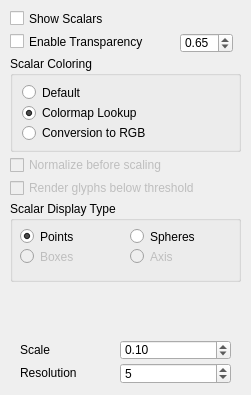
<?xml version="1.0" encoding="UTF-8"?>
<ui version="4.0">
 <class>ShowFieldGlyphsScalarTabDialog</class>
 <widget class="QWidget" name="ShowFieldGlyphsScalarTabDialog">
  <property name="geometry">
   <rect>
    <x>0</x>
    <y>0</y>
    <width>251</width>
    <height>395</height>
   </rect>
  </property>
  <property name="sizePolicy">
   <sizepolicy hsizetype="Expanding" vsizetype="Expanding">
    <horstretch>0</horstretch>
    <verstretch>0</verstretch>
   </sizepolicy>
  </property>
  <property name="minimumSize">
   <size>
    <width>250</width>
    <height>395</height>
   </size>
  </property>
  <property name="font">
   <font>
    <weight>50</weight>
    <bold>false</bold>
   </font>
  </property>
  <property name="windowTitle">
   <string>Secondary</string>
  </property>
  <widget class="QCheckBox" name="showScalarsCheckBox_">
   <property name="geometry">
    <rect>
     <x>10</x>
     <y>10</y>
     <width>161</width>
     <height>17</height>
    </rect>
   </property>
   <property name="sizePolicy">
    <sizepolicy hsizetype="Minimum" vsizetype="Fixed">
     <horstretch>0</horstretch>
     <verstretch>0</verstretch>
    </sizepolicy>
   </property>
   <property name="minimumSize">
    <size>
     <width>0</width>
     <height>0</height>
    </size>
   </property>
   <property name="text">
    <string>Show Scalars</string>
   </property>
  </widget>
  <widget class="QGroupBox" name="scalarDisplayTypeGroupBox_">
   <property name="geometry">
    <rect>
     <x>10</x>
     <y>201</y>
     <width>231</width>
     <height>81</height>
    </rect>
   </property>
   <property name="title">
    <string>Scalar Display Type</string>
   </property>
   <widget class="QRadioButton" name="scalarsAsPointsRButton_">
    <property name="geometry">
     <rect>
      <x>10</x>
      <y>25</y>
      <width>101</width>
      <height>21</height>
     </rect>
    </property>
    <property name="text">
     <string>Points</string>
    </property>
    <property name="checked">
     <bool>true</bool>
    </property>
   </widget>
   <widget class="QRadioButton" name="scalarsAsSpheresRButton_">
    <property name="geometry">
     <rect>
      <x>120</x>
      <y>25</y>
      <width>101</width>
      <height>21</height>
     </rect>
    </property>
    <property name="text">
     <string>Spheres</string>
    </property>
   </widget>
   <widget class="QRadioButton" name="scalarsAsBoxesRButton_">
    <property name="enabled">
     <bool>false</bool>
    </property>
    <property name="geometry">
     <rect>
      <x>10</x>
      <y>45</y>
      <width>101</width>
      <height>21</height>
     </rect>
    </property>
    <property name="text">
     <string>Boxes</string>
    </property>
   </widget>
   <widget class="QRadioButton" name="scalarsAsAxisRButton_">
    <property name="enabled">
     <bool>false</bool>
    </property>
    <property name="geometry">
     <rect>
      <x>120</x>
      <y>45</y>
      <width>101</width>
      <height>21</height>
     </rect>
    </property>
    <property name="text">
     <string>Axis</string>
    </property>
   </widget>
  </widget>
  <widget class="QCheckBox" name="enableTransparencyScalarsCheckBox_">
   <property name="geometry">
    <rect>
     <x>10</x>
     <y>33</y>
     <width>161</width>
     <height>17</height>
    </rect>
   </property>
   <property name="minimumSize">
    <size>
     <width>0</width>
     <height>0</height>
    </size>
   </property>
   <property name="text">
    <string>Enable Transparency</string>
   </property>
  </widget>
  <widget class="QCheckBox" name="normalizeScalarsCheckBox_">
   <property name="enabled">
    <bool>false</bool>
   </property>
   <property name="geometry">
    <rect>
     <x>10</x>
     <y>155</y>
     <width>221</width>
     <height>20</height>
    </rect>
   </property>
   <property name="minimumSize">
    <size>
     <width>0</width>
     <height>20</height>
    </size>
   </property>
   <property name="text">
    <string>Normalize before scaling</string>
   </property>
  </widget>
  <widget class="QSpinBox" name="scalarsResolutionSpinBox_">
   <property name="geometry">
    <rect>
     <x>120</x>
     <y>363</y>
     <width>111</width>
     <height>21</height>
    </rect>
   </property>
   <property name="minimum">
    <number>3</number>
   </property>
   <property name="maximum">
    <number>20</number>
   </property>
   <property name="value">
    <number>5</number>
   </property>
  </widget>
  <widget class="QCheckBox" name="renderScalarsBelowThresholdCheckBox_">
   <property name="enabled">
    <bool>false</bool>
   </property>
   <property name="geometry">
    <rect>
     <x>10</x>
     <y>178</y>
     <width>221</width>
     <height>20</height>
    </rect>
   </property>
   <property name="minimumSize">
    <size>
     <width>0</width>
     <height>20</height>
    </size>
   </property>
   <property name="text">
    <string>Render glyphs below threshold</string>
   </property>
  </widget>
  <widget class="QGroupBox" name="scalarColoringGroupBox_">
   <property name="enabled">
    <bool>true</bool>
   </property>
   <property name="geometry">
    <rect>
     <x>10</x>
     <y>56</y>
     <width>231</width>
     <height>96</height>
    </rect>
   </property>
   <property name="title">
    <string>Scalar Coloring</string>
   </property>
   <layout class="QVBoxLayout" name="verticalLayout_11">
    <item>
     <widget class="QRadioButton" name="defaultScalarsColoringRButton_">
      <property name="text">
       <string>Default</string>
      </property>
     </widget>
    </item>
    <item>
     <widget class="QRadioButton" name="colormapLookupScalarsColoringRButton_">
      <property name="text">
       <string>Colormap Lookup</string>
      </property>
      <property name="checked">
       <bool>true</bool>
      </property>
     </widget>
    </item>
    <item>
     <widget class="QRadioButton" name="conversionRGBScalarsColoringRButton_">
      <property name="text">
       <string>Conversion to RGB</string>
      </property>
     </widget>
    </item>
   </layout>
  </widget>
  <widget class="QDoubleSpinBox" name="scaleScalarsDoubleSpinBox_">
   <property name="enabled">
    <bool>true</bool>
   </property>
   <property name="geometry">
    <rect>
     <x>120</x>
     <y>340</y>
     <width>111</width>
     <height>20</height>
    </rect>
   </property>
   <property name="minimum">
    <double>0.010000000000000</double>
   </property>
   <property name="maximum">
    <double>100.000000000000000</double>
   </property>
   <property name="value">
    <double>0.100000000000000</double>
   </property>
  </widget>
  <widget class="QLabel" name="label_10">
   <property name="geometry">
    <rect>
     <x>20</x>
     <y>340</y>
     <width>91</width>
     <height>20</height>
    </rect>
   </property>
   <property name="text">
    <string>Scale</string>
   </property>
  </widget>
  <widget class="QLabel" name="label_11">
   <property name="geometry">
    <rect>
     <x>20</x>
     <y>363</y>
     <width>91</width>
     <height>20</height>
    </rect>
   </property>
   <property name="text">
    <string>Resolution</string>
   </property>
  </widget>
  <widget class="QDoubleSpinBox" name="scalarsTransparencyDoubleSpinBox_">
   <property name="geometry">
    <rect>
     <x>180</x>
     <y>33</y>
     <width>53</width>
     <height>20</height>
    </rect>
   </property>
   <property name="maximum">
    <double>1.000000000000000</double>
   </property>
   <property name="singleStep">
    <double>0.010000000000000</double>
   </property>
   <property name="value">
    <double>0.650000000000000</double>
   </property>
  </widget>
 </widget>
 <resources/>
 <connections/>
</ui>
